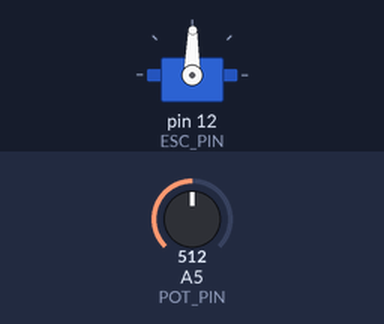
Bench run of a sketch on a simulated Arduino Uno, built with avr-gcc and run on an emulated ATmega328P. On the bench: servo. Inputs (shaded band) come from the test bench; at power-on: A5 (POT_PIN) = 512. What the sketch prints to the serial monitor is not drawn.

Above: at 2.2 s.
2.3 s: A5 (POT_PIN) set to 716
At 2.7 s:
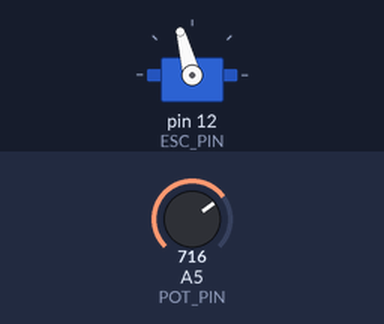
3.8 s: A5 (POT_PIN) set to 1023
At 5.0 s:
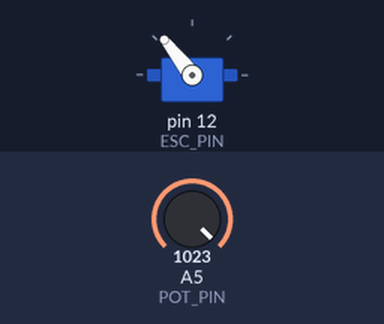
5.3 s: A5 (POT_PIN) set to 306
At 6.2 s:
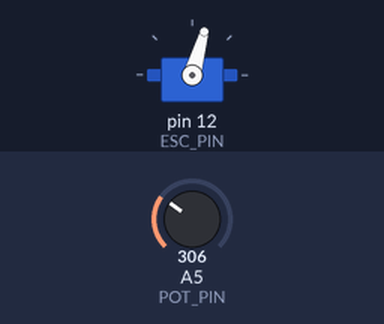
6.8 s: A5 (POT_PIN) set to 0
At 7.3 s:
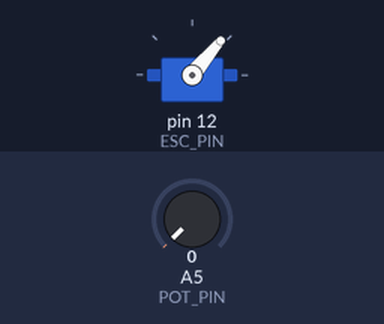
8.3 s: A5 (POT_PIN) set to 511
At 9.7 s:
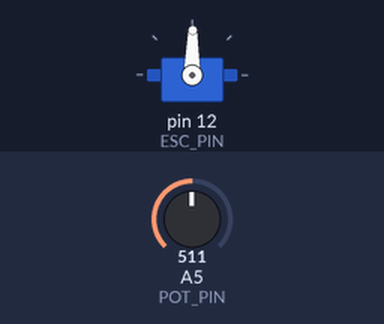
Timing chart, 0 to 10.8 s (numbered marks = the images above; inputs shaded):
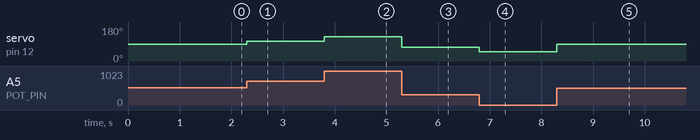

The sketch:

ESC-Test.ino
```cpp
// ESC Testing Code
/*
- Connect ESC to Arduino ground and ESC_PIN for signal
- Connect ESC to 12V ROV power supply
- Connect potentiometer across 5V and ground, connect centre pin to A5
- Calibrate ESCs if necessary
 */

#include <Servo.h>
Servo ESC;

#define BAUDRATE        115200
#define POT_PIN         5
#define ESC_PIN         12
#define MIN_MICROS      1064
#define MAX_MICROS      1864
#define NEUTRAL_MICROS  1464
#define SPEED_LIMIT     1.00


void setup() {

  pinMode(POT_PIN, INPUT);
  pinMode(ESC_PIN, OUTPUT);
  Serial.begin(BAUDRATE);
  Serial.print("\nBeginning ESC test\n");
  ESC.attach(ESC_PIN);
  ESC.write(NEUTRAL_MICROS);
  Serial.print("Written neutral to ESC\n");
  Serial.print("Setup complete\n");
  delay(1000);

}


void loop() {

  int inputVal = analogRead(POT_PIN);
  inputVal = (inputVal - (1023 / 2)) * SPEED_LIMIT;
  int outputVal = map(inputVal, -512, 512, MIN_MICROS, MAX_MICROS);
  Serial.print("output: ");
  Serial.println(inputVal);
  ESC.writeMicroseconds(outputVal);

}
```

Measured:
- after the input at 2.3 s, servo on pin 12 (ESC_PIN): 89° → 105° at once
- after the input at 3.8 s, servo on pin 12 (ESC_PIN): 105° → 128° at once
- after the input at 5.3 s, servo on pin 12 (ESC_PIN): 128° → 74° at once
- after the input at 6.8 s, servo on pin 12 (ESC_PIN): 74° → 50° at once
- after the input at 8.3 s, servo on pin 12 (ESC_PIN): 50° → 89° at once
